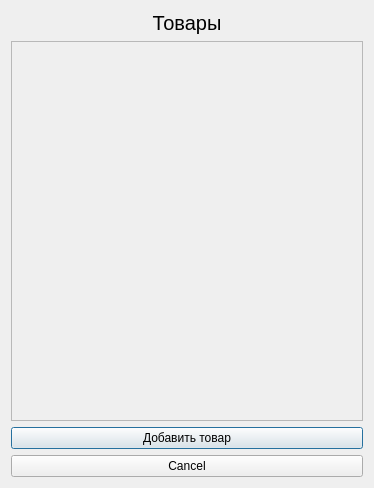
<?xml version="1.0" encoding="UTF-8"?>
<ui version="4.0">
 <class>DialogItems</class>
 <widget class="QDialog" name="DialogItems">
  <property name="geometry">
   <rect>
    <x>0</x>
    <y>0</y>
    <width>374</width>
    <height>488</height>
   </rect>
  </property>
  <property name="sizePolicy">
   <sizepolicy hsizetype="Maximum" vsizetype="Maximum">
    <horstretch>0</horstretch>
    <verstretch>0</verstretch>
   </sizepolicy>
  </property>
  <property name="windowTitle">
   <string>Dialog</string>
  </property>
  <property name="sizeGripEnabled">
   <bool>false</bool>
  </property>
  <property name="modal">
   <bool>false</bool>
  </property>
  <layout class="QGridLayout" name="gridLayout">
   <item row="0" column="0">
    <layout class="QVBoxLayout" name="verticalLayout">
     <property name="sizeConstraint">
      <enum>QLayout::SetMaximumSize</enum>
     </property>
     <item>
      <widget class="QLabel" name="label">
       <property name="font">
        <font>
         <pointsize>15</pointsize>
         <weight>50</weight>
         <bold>false</bold>
        </font>
       </property>
       <property name="text">
        <string>Товары</string>
       </property>
       <property name="textFormat">
        <enum>Qt::AutoText</enum>
       </property>
       <property name="alignment">
        <set>Qt::AlignCenter</set>
       </property>
      </widget>
     </item>
     <item>
      <widget class="QScrollArea" name="scrollArea">
       <property name="widgetResizable">
        <bool>true</bool>
       </property>
       <widget class="QWidget" name="scrollAreaWidgetContents">
        <property name="geometry">
         <rect>
          <x>0</x>
          <y>0</y>
          <width>352</width>
          <height>378</height>
         </rect>
        </property>
        <layout class="QGridLayout" name="gridLayout_2">
         <item row="0" column="0">
          <layout class="QVBoxLayout" name="verticalLayoutScroll"/>
         </item>
        </layout>
       </widget>
      </widget>
     </item>
     <item>
      <widget class="QPushButton" name="pushButton_AddItem">
       <property name="sizePolicy">
        <sizepolicy hsizetype="Minimum" vsizetype="Minimum">
         <horstretch>0</horstretch>
         <verstretch>0</verstretch>
        </sizepolicy>
       </property>
       <property name="text">
        <string>Добавить товар</string>
       </property>
      </widget>
     </item>
     <item>
      <widget class="QPushButton" name="pushButton_Cancel">
       <property name="sizePolicy">
        <sizepolicy hsizetype="Minimum" vsizetype="Minimum">
         <horstretch>0</horstretch>
         <verstretch>0</verstretch>
        </sizepolicy>
       </property>
       <property name="text">
        <string>Cancel</string>
       </property>
      </widget>
     </item>
    </layout>
   </item>
  </layout>
 </widget>
 <resources/>
 <connections/>
</ui>
